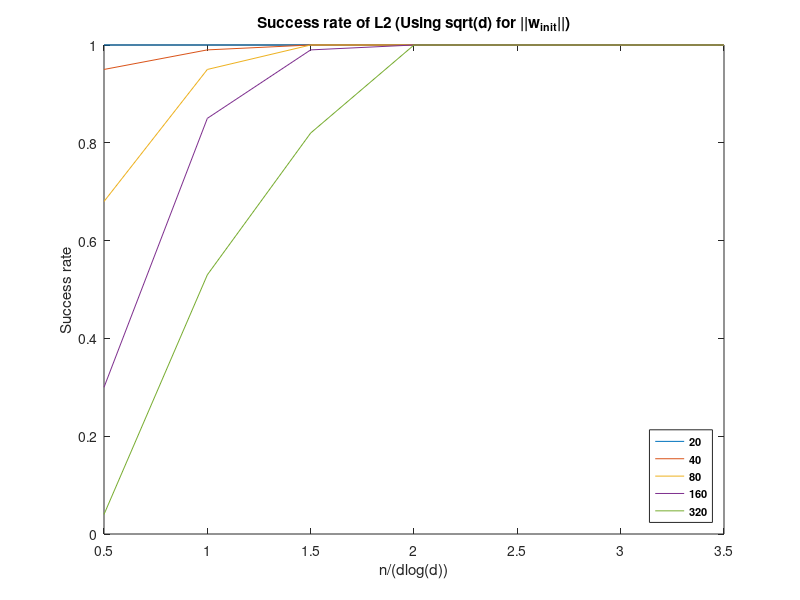

Here is the MATLAB script that generated this plot:

load('L2_success_rate_iterations_sqrtd.mat');

dimensions = {'20', '40', '80', '160', '320'};

%dimensions = {'160'};

xAxis = lower_limit:step_size:upper_limit;
figure % opens new figure window


for i = 1:5
    
    
    
    plot(xAxis,success_rate_cell{i});
    
    hold on;
    
end

title('Success rate of L2 (Using sqrt(d) for ||w_{init}||)')

l = legend(dimensions,'FontSize',8,'FontWeight','bold', 'Location','southeast');
%title(l,'dimension values')

xlabel('n/(dlog(d))')
ylabel('Success rate')

